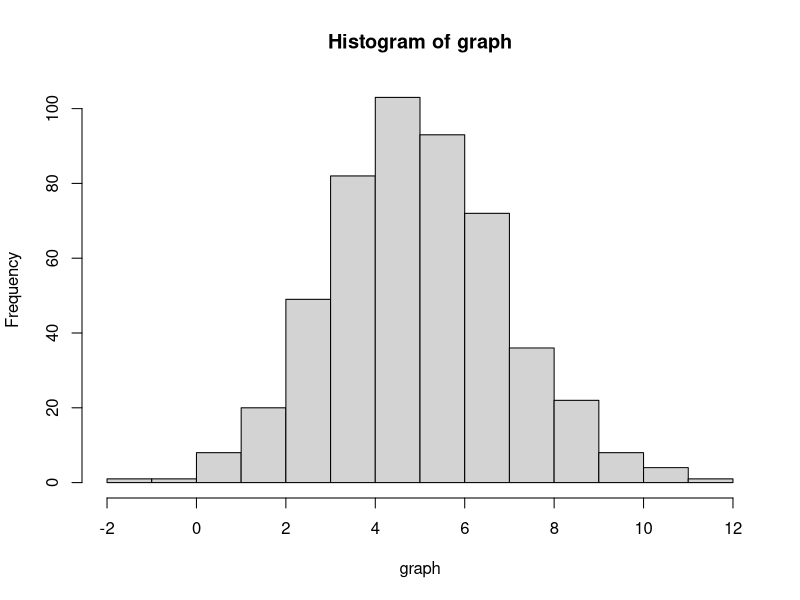
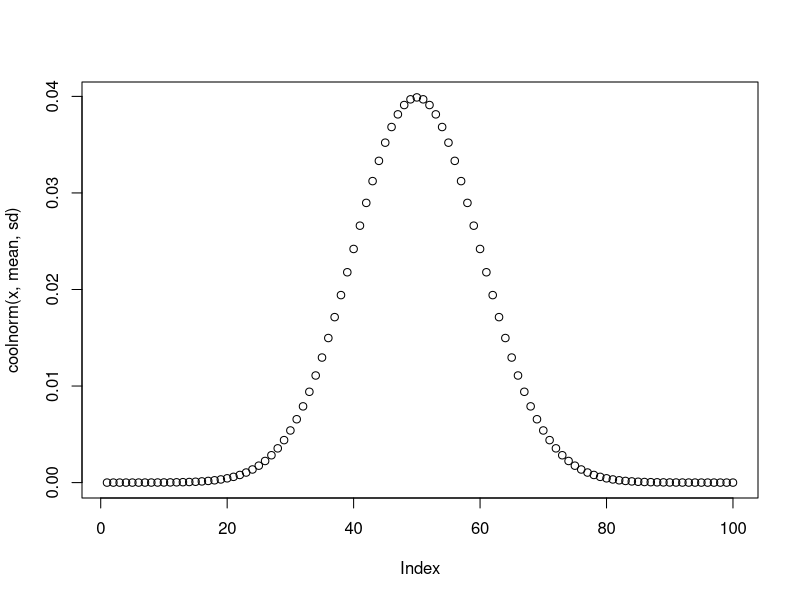
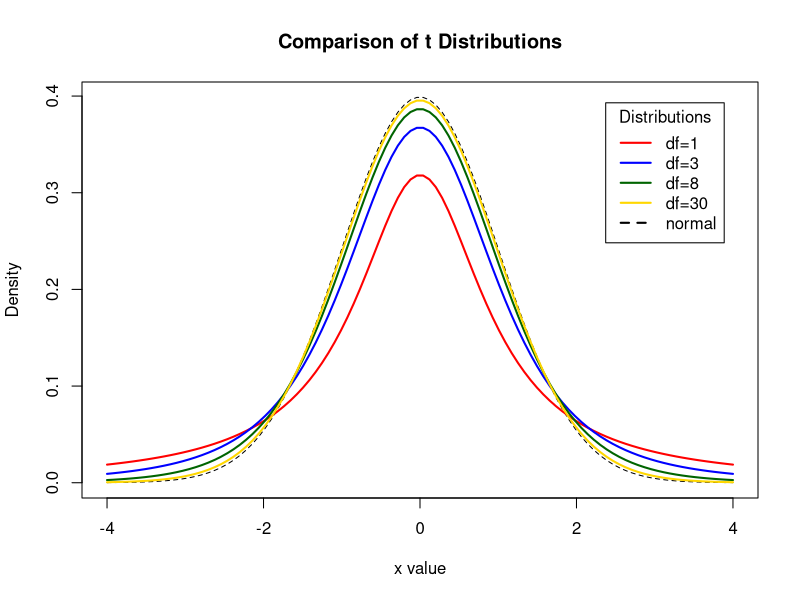

Here is the R script that generated these plots, in order:
## ---- chunk 1
knitr::opts_chunk$set(echo = TRUE)
## ---- chunk 2
someFunction <- function(x) {
  y = x^2;
  return(y)
}
## ---- chunk 3
x = c(5, 6, 4, 6, 5)
y = c(2, 10, 7, 3, 5)
x10 = 10*c(5, 6, 4, 6, 5)
sd(x)
# 2 ways to do variance
var(x)
(sd(x))^2
## ---- chunk 4
mean = 5
sd = 2
graph <- rnorm(1:500, mean = mean, sd = sd)
hist(graph)
abline()
## ---- chunk 5
#normal distribution between 2 and infinity?
pnorm(2, mean = 5, sd = 2)
pnorm(6, mean = 5, sd = 2)
## ---- chunk 6
x = c(1:100)
mean = 50
sd = 10
coolnorm <- function(x,mean,sd){
#Write your body here (Use the equation from the previous slide)
  a = 1/(sd * sqrt(2*pi))
  b = -(x-mean)^2/(2*sd^2)
  
  y = a*exp(b)
return(y)
}
plot(coolnorm(x,mean,sd))
## ---- chunk 7
x <- seq(-4, 4, length=100)
hx <- 
dnorm(x)
degf <- c(1, 3, 8, 30)
colors <- c("red", "blue", "darkgreen", "gold", "black")
labels <- c("df=1", "df=3", "df=8", "df=30", "normal")
plot(x, hx, type="l", lty=2, xlab="x value",
  ylab="Density", main="Comparison of t Distributions")
for (i in 1:4){
  lines(x, 
dt(x,degf[i])
, lwd=2, col=colors[i])
}
legend("topright", inset=.05, title="Distributions", labels, lwd=2, lty=c(1, 1, 1, 1, 2), col=colors)
## ---- chunk 8
library(TeachingDemos)
mean = 4.5
sd = .2
x1 = rnorm(31, mean = mean, sd=sd)
# z.test(x, mean = , sd = )
z.test(x1,mu=3, .5)

# extract p.value
#z.test$p.value
## ---- chunk 9
x1 = c(2, 3, 2.4)
x1.t <- t.test(x1, mean = 4)
x1.t
## ---- chunk 10
x1 = c(2, 3, 2.4)
x2 = c(4, 5, 8)
t.test(x1, x2)
## ---- chunk 11
Test1 = t.test(c(8, 12, 9, 11), c(18, 19, 22, 21))
Test2 = t.test(c(8, 12, 9, 11), c(12, 12, 12))
Test1
Test2
## ---- chunk 12
controlMC <- t.test(c(24.75924, 26.98667, 24.94788, 27.73277, 26.32180, 24.33580, 23.93787), c(25.53444, 29.59317, 27.64380, 24.93487, 28.18750, 28.66826, 25.12095))

controlSTM <- t.test(c(30.20258, 24.95905, 22.94211, 27.28486, 25.69725, 25.14251, 15.00047), c(20.71227, 25.36827, 27.51740, 24.15624, 24.58701, 25.95468, 21.62241))

musicMC <- t.test(c(30.34595, 26.44569, 24.20254, 27.93985, 27.55459, 28.06074), c(26.18530, 25.45878, 27.88757, 27.77321, 24.92148, 26.81723))

musicSTM <- t.test(c(25.28486, 24.88745, 25.00814, 27.31849, 24.26051, 27.03386), c(24.23587, 23.61379, 24.64021, 25.79427, 21.92580, 28.31796))
  

preVGMC <-c(27.04761, 27.04171, 28.94454, 26.86962, 25.55325, 27.40797, 26.10106)
postVGMC <-c(30.00503, 29.29816, 27.00058, 28.77350, 29.11423, 30.94159, 28.30345)
gameMC <- t.test(preVGMC, postVGMC)

gameSTM <- t.test(c(25.56566, 22.69519, 23.73103, 22.05665, 20.80492, 25.96523, 17.07626), c(28.35187, 29.37445, 25.75735, 21.65600, 27.92469, 24.79261, 23.83318))
## ---- chunk 13
library(pwr)
#power.t.test(n, delta, sd , sig.level, power, type, alternative)
power.t.test(11, sd =1, power =.9, type = "two.sample",  alternative = "two.sided")

# Find what sample size is necessary for power = .9?
#power.t.test(11, sd =1, power =.9, type = "two.sample",  alternative = "two.sided")
